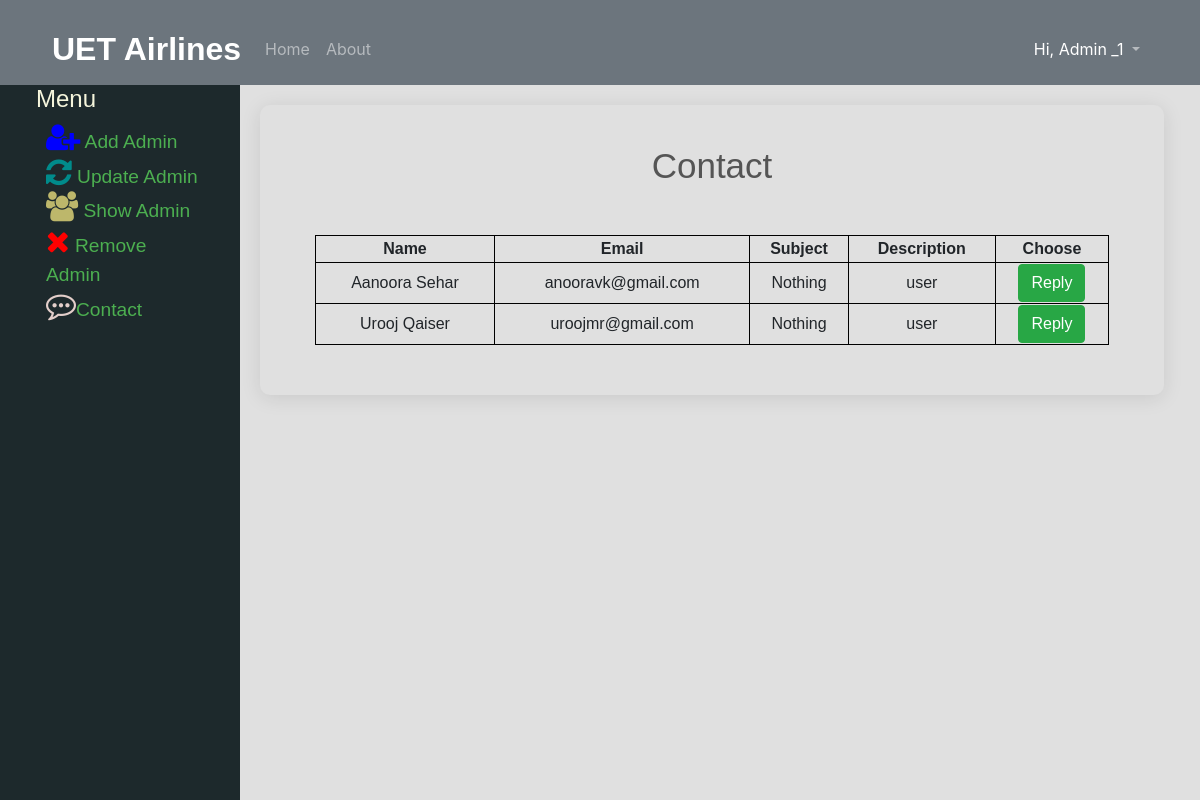
Screenshot of /contactUs.php (signed in) with the database file from the repository.
### tables this page shows
CREATE TABLE `users` (
  `userid` int(20) NOT NULL,
  `fname` varchar(11) NOT NULL,
  `lname` varchar(11) NOT NULL,
  `uname` varchar(11) NOT NULL,
  `email` varchar(30) NOT NULL,
  `phone` int(11) NOT NULL,
  `gender` varchar(11) NOT NULL,
  `bdate` date NOT NULL,
  `pass` varchar(11) NOT NULL,
  `utype` varchar(20) NOT NULL
);

CREATE TABLE `contacts` (
  `id` int(10) NOT NULL,
  `nname` varchar(20) NOT NULL,
  `email` varchar(25) NOT NULL,
  `ssubject` varchar(25) NOT NULL,
  `ddescription` varchar(200) NOT NULL
);

### database_connect.php (called while the page is built, shortened)
<?php
	 $serverName="localhost";
	 $userName="root";
	 $password="";
	 $dbName="airlinedb";
	function get($query)
	{
        $data=array();
		global $serverName,$userName,$password,$dbName;
		$conn = mysqli_connect( $serverName, $userName, $password, $dbName);
        $result=mysqli_query($conn,$query);
        if(mysqli_num_rows($result) > 0)
        {
            while($row = mysqli_fetch_assoc($result))
            {
                $entity=array();
                foreach($row as $k=>$v)
                {
                    $entity[$k] = $row[$k];
                }
                $data[] = $entity;
            }
        }
		return $data;
	}
	function getU($query)
	{
		global $serverName;
		global $userName;
		global $password;
		global $dbName;
		$conn = mysqli_connect( $serverName, $userName, $password, $dbName);
		$result=mysqli_query($conn,$query);
		return $result;
	}
?>

### navbarController.php (called while the page is built, shortened)
<?php
    require_once '../../models/database_connect.php';
    $name3=$_SESSION['loggedinuser'];
    $query ="SELECT fname, lname FROM users WHERE uname='$name3'";
    $userName = getU($query);
    if(mysqli_num_rows($userName) > 0)
    {
        while($rows = mysqli_fetch_assoc($userName))
        {
            $name= $rows["fname"];
            $name1= $rows["lname"];
        }
    }
?>

### contactUsController.php (called while the page is built, shortened)
<?php
require_once '../../models/database_connect.php';
    function getAllContact()
    {
        $query ="SELECT * FROM contacts";
        $admin = get($query);
        return $admin;
    }
?>

### contactUs.php (the view, shortened to what this page needs)
<?php
require '../../controllers/superadmin/contactUsController.php';
$contact=getAllContact();
?>
<!DOCTYPE html>
<html lang="en">
<head>
    <link
      rel="stylesheet"
      href="https://maxcdn.bootstrapcdn.com/bootstrap/4.4.1/css/bootstrap.min.css"
    />
    <link
      rel="stylesheet"
      href="https://cdnjs.cloudflare.com/ajax/libs/font-awesome/4.7.0/css/font-awesome.min.css"
    />
    <link rel="stylesheet" href="css/showadmin.css" />
</head>
<body>
    <?php
    include "navbar.php";
    ?>
     <section id="admin-menu">
    <?php include "superadminmenu.php"; ?>
      <div class="split-right">
        <div>
          <div class="search p-l-55 p-r-55 p-t-65 p-b-50">
            <form  class="search-form">
              <span class="search-form-title">Contact</span>
              <br />
              <br />
              <table class="search-table" style="width: 100%">
                <thead class="search-table">
                  <tr>
                    <th class="search-table">Name</th>
                    <th class="search-table">Email</th>
                    <th class="search-table">Subject</th>
                    <th class="search-table">Description</th>
                    <th class="search-table">Choose</th>
                  </tr>
                </thead>
                <tbody class="search-table">
                <?php
				foreach($contact as $contacts)
				{
					echo "<tr>";
						echo '<td class="search-table">'.$contacts["nname"].'</td>';
						echo '<td class="search-table">'.$contacts["email"].'</td>';
						echo '<td class="search-table">'.$contacts["ssubject"].'</td>';
            echo '<td class="search-table">'.$contacts["ddescription"].'</td>';
            echo '<td class="search-table"><a href="reply.php?id='.$contacts['id'].'" class="btn btn-success">Reply</a></td>';
            echo "</tr>";
				}
			?>
                </tbody>
              </table>
            </form>
          </div>
        </div>
      </div>
    </section>
</body>
</html>

### navbar.php (shortened to what this page needs)
<?php
require_once '../../controllers/admin/navbarController.php';
?>
<html>
<body>
<section id="navbar">
      <div class="container-fluid">
        <nav class="navbar navbar-expand-sm bg-secondary navbar-dark">
          <a class="navbar-brand" href="../index.php"
            >UET Airlines</a
          >
          <ul class="navbar-nav">
            <li class="nav-item">
              <a class="nav-link" href="admin.php">Home</a>
            </li>
            <li class="nav-item">
              <a class="nav-link" href="#">About</a>
            </li>
          </ul>
          <div class="collapse navbar-collapse">
            <ul class="navbar-nav ml-auto">
              <li class="nav-item dropdown">
                <a
                  class="nav-link dropdown-toggle"
                  href="#"
                  id="navbardrop"
                  data-toggle="dropdown"
                >
                <span style="color: #fff">Hi, <?php echo $name." ".$name1; ?> </span>
                </a>
              </li>
            </ul>
          </div>
        </nav>
      </div>
    </section>
</body>
</html>

### showadmin.css (style rules this page uses)
#navbar { background-color: #6c757d; }
.container-fluid { padding: 1% 3%; }
.navbar-brand { font-family: "Montserrat", sans-serif; font-weight: 700; font-size: 2rem; }
#admin-menu { font-family: "Montserrat", sans-serif; }
.split-right { height: 100%; width: 80%; position: fixed; z-index: 1; overflow-x: hidden; padding-top: 20px; right: 0; background: rgb(224, 224, 224); font-family: "Montserrat", sans-serif; top: 85px; padding: 0% 3%; padding-left: 20px; }
.p-l-55 { padding-left: 55px; }
.p-r-55 { padding-right: 55px; }
.p-t-65 { padding-top: 40px; }
.p-b-50 { padding-bottom: 50px; }
.search { margin-top: 20px; width: 100%; background: rgb(224, 224, 224); border-radius: 10px; overflow: hidden; box-shadow: 0 3px 20px 0px rgba(0, 0, 0, 0.1); -moz-box-shadow: 0 3px 20px 0px rgba(0, 0, 0, 0.1); -webkit-box-shadow: 0 3px 20px 0px rgba(0, 0, 0, 0.1); -o-box-shadow: 0 3px 20px 0px rgba(0, 0, 0, 0.1); -ms-box-shadow: 0 3px 20px 0px rgba(0, 0, 0, 0.1); }
.search-form-title { display: block; font-family: "Montserrat", sans-serif; font-size: 35px; color: #555555; line-height: 1.2; text-align: center; }
.search-form { width: 100%; }
.search-table { border: 1px solid black; border-collapse: collapse; text-align: center; }

### rows the page displays
users: fname "Admin", lname "_1"
contacts: nname "Aanoora Sehar", email "anooravk@gmail.com", ssubject "Nothing", ddescription "user"
contacts: nname "Urooj Qaiser", email "uroojmr@gmail.com", ssubject "Nothing", ddescription "user"
